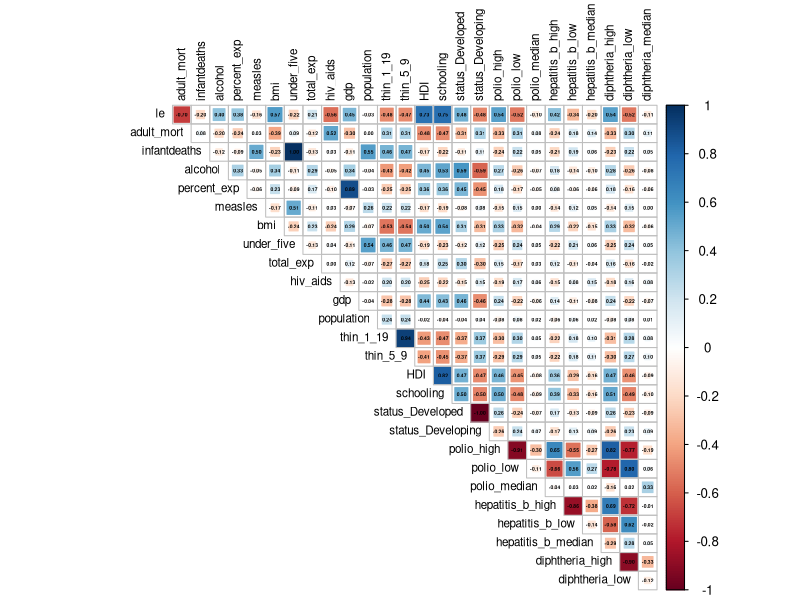
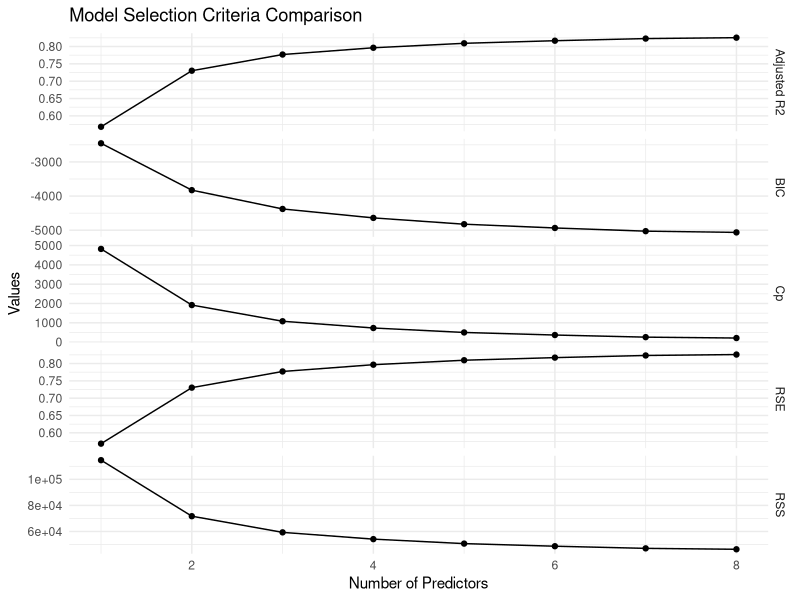
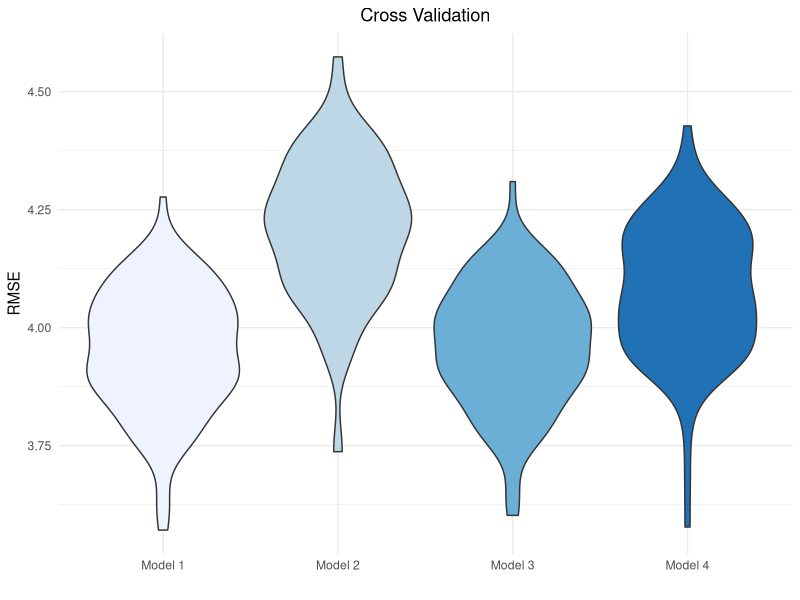

The R script that drew these images, in order:
## ---- chunk 1
library(tidyverse)
library(modelr)
library(mgcv)
library(corrplot)
library(leaps)
library(caret)

knitr::opts_chunk$set(
  echo = TRUE,
  fig.width = 6,
  fig.asp = .7,
  dpi = 800,
  out.width = "80%"
)

theme_set(theme_minimal())

options(
  ggplot2.continuous.colour = "viridis",
  ggplot2.continuous.fill = "viridis"
)

scale_colour_discrete = scale_colour_viridis_d
scale_fill_discrete = scale_fill_viridis_d
## ---- chunk 2
le_df = 
  read_csv("./data/Dummy_Data.CSV")
## ---- chunk 3
cm_df =
  le_df %>%
  dplyr::select(-c(country,continent,year))

corrplot(cor(cm_df), type = "upper", diag = FALSE, method = "square", addCoef.col = "black", number.cex = .3, tl.col = "black", tl.cex = .7)
## ---- chunk 4
sub_fit = regsubsets(le ~ year + status_Developed + adult_mort + infantdeaths + alcohol + percent_exp + hepatitis_b_high + hepatitis_b_low + measles + bmi + under_five + polio_high + polio_low + total_exp + diphtheria_high + diphtheria_low + hiv_aids + gdp + population + thin_1_19 + thin_5_9 + HDI + schooling, data = le_df)

best_summary = summary(sub_fit)
best_summary_df = 
  as.data.frame(best_summary$outmat) %>% 
  remove_rownames() %>% 
  add_column(" " = c(1:8), .before = "year")

table = as.data.frame(t(best_summary_df[-1])) %>% 
  rename("1" = "V1", "2" = "V2", "3" = "V3","4" = "V4", "5" = "V5", "6" = "V6","7" = "V7", "8" = "V8")
## ---- chunk 5
table %>% 
     knitr::kable()
## ---- chunk 6
Model_comparison =
  tibble(
	n_pred = c(1:8),
	"Adjusted R2" = best_summary$adjr2,
	"BIC" = best_summary$bic,
	"Cp" = best_summary$cp,
	"RSE" = best_summary$rsq,
	"RSS" = best_summary$rss
	) %>%
	gather(key = "Statistics", value = "value", 2:6) %>%
	ggplot(aes(x = n_pred, y = value)) +
	  geom_point() +
	  geom_line() +
	  facet_grid(Statistics ~ ., scales = "free_y") +
	  labs(
	  	x = "Number of Predictors",
	  	y = "Values",
	  	title = "Model Selection Criteria Comparison"
	  )

Model_comparison
## ---- chunk 7
#stepwise
mod_1 = lm(le ~ status_Developed + adult_mort + bmi + polio_high + diphtheria_low + hiv_aids + gdp + thin_1_19 + HDI + schooling, data = le_df)

# model_7
mod_2 = lm(le ~ status_Developed + percent_exp + HDI + adult_mort + infantdeaths + schooling + gdp + hiv_aids + gdp * percent_exp, data = le_df)

#backward/forward
mod_3 = lm(le ~ status_Developed + adult_mort + bmi + polio_high + diphtheria_high + hiv_aids + gdp + thin_1_19 + HDI + schooling, data = le_df)

#best subsets selection 
mod_4 = lm(le ~ adult_mort + infantdeaths + polio_high + hiv_aids + gdp + HDI + schooling, data = le_df)

## ---- chunk 8
set.seed(2)

cv_df = 
  crossv_mc(le_df, 100) %>% 
  mutate(
    train = map(train, as_tibble),
    test = map(test, as_tibble)
  ) %>% 
  mutate(
    mod_1 = map(train, ~lm(formula = formula(mod_1), data = .x)),
    mod_2 = map(train, ~lm(formula = formula(mod_2), data = .x)),
    mod_3 = map(train, ~lm(formula = formula(mod_3), data = .x)),
    mod_4 = map(train, ~lm(formula = formula(mod_4), data = .x))
    ) %>% 
  mutate(
    rmse_1 = map2_dbl(mod_1, test, ~rmse(model = .x, data = .y)),
    rmse_2 = map2_dbl(mod_2, test, ~rmse(model = .x, data = .y)),
    rmse_3 = map2_dbl(mod_3, test, ~rmse(model = .x, data = .y)),
    rmse_4 = map2_dbl(mod_4, test, ~rmse(model = .x, data = .y))
    )
## ---- chunk 9
cv_df %>% 
  pivot_longer(
    rmse_1:rmse_4,
    names_to = "model", 
    values_to = "rmse",
    names_prefix = "rmse_") %>% 
  mutate(model = fct_inorder(model),
         model = fct_recode(model, "Model 1" = "1",
                                   "Model 2" = "2",
                                   "Model 3" = "3",
                                   "Model 4" = "4")
         ) %>% 
  ggplot(aes(x = model, y = rmse, fill = model)) + 
  geom_violin() + 
  labs(x = "",
       y = "RMSE", 
       title = "Cross Validation") +
  scale_fill_brewer(type = 'seq', palette = 'Blues') +
  theme(legend.position = 'none',
        plot.title = element_text(hjust = 0.5))
## ---- chunk 10
mod_1 %>% 
  broom::tidy() %>% 
  knitr::kable()
